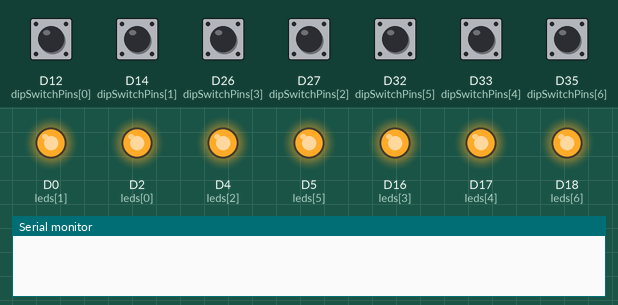
The sketch below on a simulated Arduino Due. On the bench: output pins drawn as LEDs (lit = HIGH), the last lines printed to the serial monitor. Dashed ring = blinking. Inputs (shaded band) come from the test bench; at power-on: D12 (dipSwitchPins[0]), D14 (dipSwitchPins[1]), D26 (dipSwitchPins[3]), D27 (dipSwitchPins[2]), D32 (dipSwitchPins[5]), D33 (dipSwitchPins[4]), D35 (dipSwitchPins[6]) HIGH (analog values on the 0–1023 scale).

Above: at 1.2 s.
1.3 s: D12 (dipSwitchPins[0]) pulled LOW for 0.15 s
At 1.95 s:
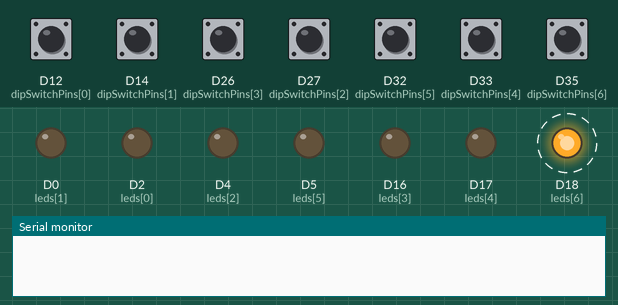
4.3 s: D14 (dipSwitchPins[1]) pulled LOW for 0.15 s
At 4.5 s:
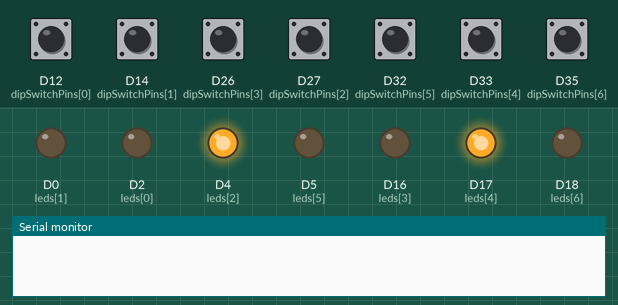
6.2 s: D26 (dipSwitchPins[3]) pulled LOW for 0.15 s
At 6.7 s:
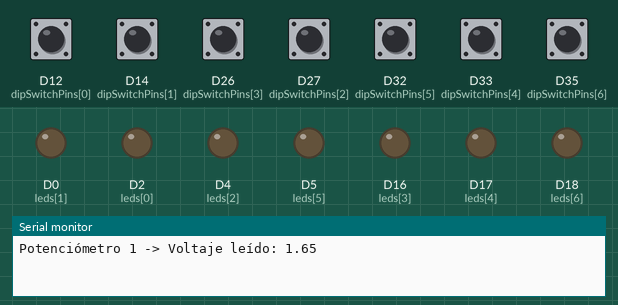
8.7 s: D27 (dipSwitchPins[2]) pulled LOW for 1 s
At 9.4 s:
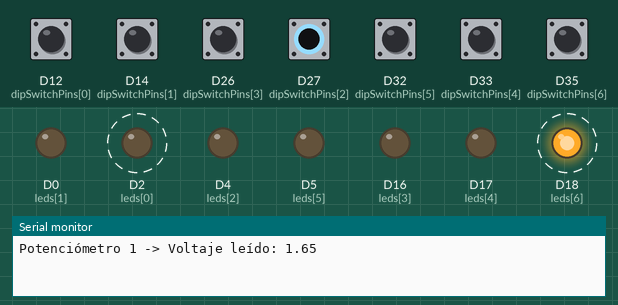
11.7 s: D14 (dipSwitchPins[1]) pulled LOW for 1 s
At 12.85 s:
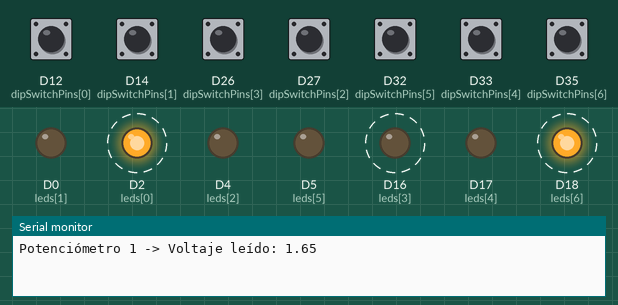
14.7 s: D32 (dipSwitchPins[5]) pulled LOW for 0.15 s
At 16.4 s:
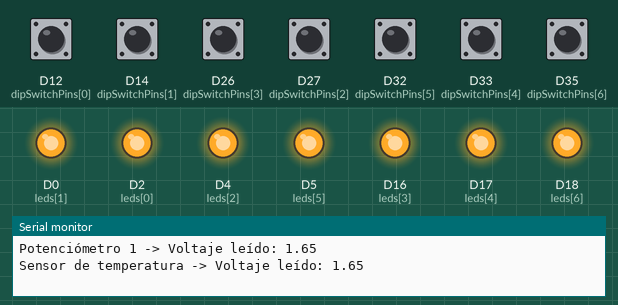
Timing chart, 0 to 17.3 s (numbered marks = the images above; inputs shaded):
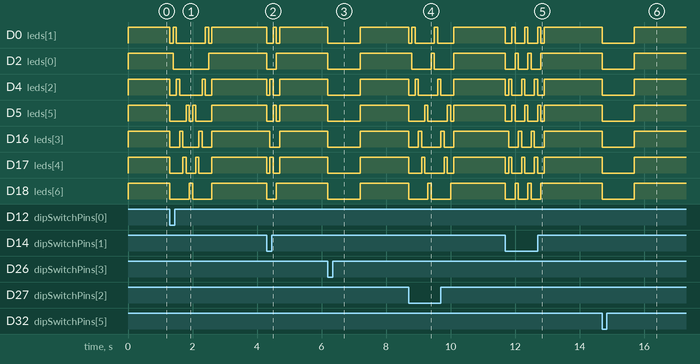

The sketch:

practica5.ino
```cpp
int leds[] = {2, 0, 4, 16, 17, 5, 18};
int numLeds = sizeof(leds) / sizeof(leds[0]);
int delayTime = 100;
int dipSwitchPins[] = {12, 14, 27, 26, 33, 32, 35};
int pot1 = 13;
int pot2 = 15;
int dato = 25;
float lcb = 0.09;

void setup() {
  for (int i = 0; i < numLeds; i++) {
    pinMode(leds[i], OUTPUT);
  }
  for (int i = 0; i < 6; i++) {
    pinMode(dipSwitchPins[i], INPUT_PULLUP);
  }
  pinMode(dipSwitchPins[6], INPUT);
  pinMode(pot1, INPUT);
  pinMode(pot2, INPUT);
  pinMode(dato, INPUT);
  Serial.begin(9600);
  analogReadResolution(10);
}

void loop() {
  int activeSwitch = -1;

  for (int i = 0; i < 7; i++) {
    if (!digitalRead(dipSwitchPins[i])) {
      activeSwitch = i;
      for (int i = 0; i < numLeds; i++) {
        digitalWrite(leds[i], LOW);
      }
      break;
    }
  }

  switch (activeSwitch) {
    case -1:  // Ningún interruptor activo
      for (int i = 0; i < numLeds; i++) {
        digitalWrite(leds[i], HIGH);
      }
      break;
    case 0:
      ledCorrimientoIdaVuelta();
      break;
    case 1:
      ledCorrimientoCentro();
      break;
    case 2:
      ledCorrimientoCircular();
      break;
    case 3:
      readVoltage(pot1, "Potenciómetro 1");
      break;
    case 4:
      readVoltage(pot2, "Potenciómetro 2");
      break;
    case 5:
      readVoltage(dato, "Sensor de temperatura");
      break;
    case 6:
      promedioVoltajes();
      break;
  }
}

void ledCorrimientoIdaVuelta() {
  for (int i = 0; i < numLeds; i++) {
    digitalWrite(leds[i], HIGH);
    delay(delayTime);
    digitalWrite(leds[i], LOW);
  }
  for (int i = numLeds - 2; i >= 0; i--) {
    digitalWrite(leds[i], HIGH);
    delay(delayTime);
    digitalWrite(leds[i], LOW);
  }
}

void ledCorrimientoCentro() {
  int middle = numLeds / 2;
  digitalWrite(leds[middle], HIGH);
  delay(delayTime);
  digitalWrite(leds[middle], LOW);
  for (int offset = 1; offset <= middle; offset++) {
    digitalWrite(leds[middle - offset], HIGH);
    digitalWrite(leds[middle + offset], HIGH);
    delay(delayTime);
    digitalWrite(leds[middle - offset], LOW);
    digitalWrite(leds[middle + offset], LOW);
  }
}

void readVoltage(int pin, const char* name) {
  int value = analogRead(pin);
  float voltage = value * (3.3 / 1023.0);
  Serial.print(name);
  Serial.print(" -> Voltaje leído: ");
  Serial.println(voltage, 2);
  delay(1000);
}

void promedioVoltajes() {
  int value1 = analogRead(pot1);
  int value2 = analogRead(pot2);
  int value3 = analogRead(dato);
  float promedio = ((value1 + value2 + value3) * (3.3 / 1023.0)) / 3.0;
  Serial.print("Promedio de voltajes: ");
  Serial.println(promedio, 2);
  delay(1000);
}

void toggle(int LED_A, int LED_B) {
    digitalWrite(LED_A, 0);
    digitalWrite(LED_B, 1);
}

void ledCorrimientoCircular() {
  for (int i = 0; i < numLeds; i++) {
    digitalWrite(leds[i], HIGH);
    delay(delayTime);
    digitalWrite(leds[i], LOW);
  }
}
```

Measured:
- after the input at 1.3 s, D0 (leds[1]): goes LOW 0.10 s, HIGH 0.10 s, LOW 0.90 s, HIGH 0.10 s, LOW 0.10 s, then HIGH, starting at once; D2 (leds[0]): HIGH → LOW after 0.10 s, → HIGH 1.1 s later
- after the input at 4.3 s, D0 (leds[1]): HIGH → LOW at once, → HIGH 0.20 s later, → LOW 0.10 s later, → HIGH 0.10 s later; D2 (leds[0]): HIGH → LOW at once, → HIGH 0.30 s later
- after the input at 6.2 s, D0 (leds[1]), D2 (leds[0]), D4 (leds[2]), D5 (leds[5]), D16 (leds[3]), D17 (leds[4]), D18 (leds[6]): HIGH → LOW at once, → HIGH 1.0 s later
- after the input at 8.7 s, D0 (leds[1]): goes LOW 0.10 s, HIGH 0.10 s, LOW 0.60 s, HIGH 0.10 s, LOW 0.50 s, then HIGH, starting at once; D2 (leds[0]): alternates HIGH for 0.10 s and LOW for 0.60 s, 4 changes in all, then stays HIGH, starting after 0.10 s
- after the input at 11.7 s, D0 (leds[1]): HIGH → LOW at once, then repeats every 0.40 s: HIGH 0.10 s, LOW 0.30 s; D2 (leds[0]): alternates HIGH for 0.10 s and LOW for 0.30 s, 6 changes in all, then stays HIGH, starting at once
- after the input at 14.7 s, D0 (leds[1]), D2 (leds[0]), D4 (leds[2]), D5 (leds[5]), D16 (leds[3]), D17 (leds[4]), D18 (leds[6]): HIGH → LOW at once, → HIGH 1.0 s later
